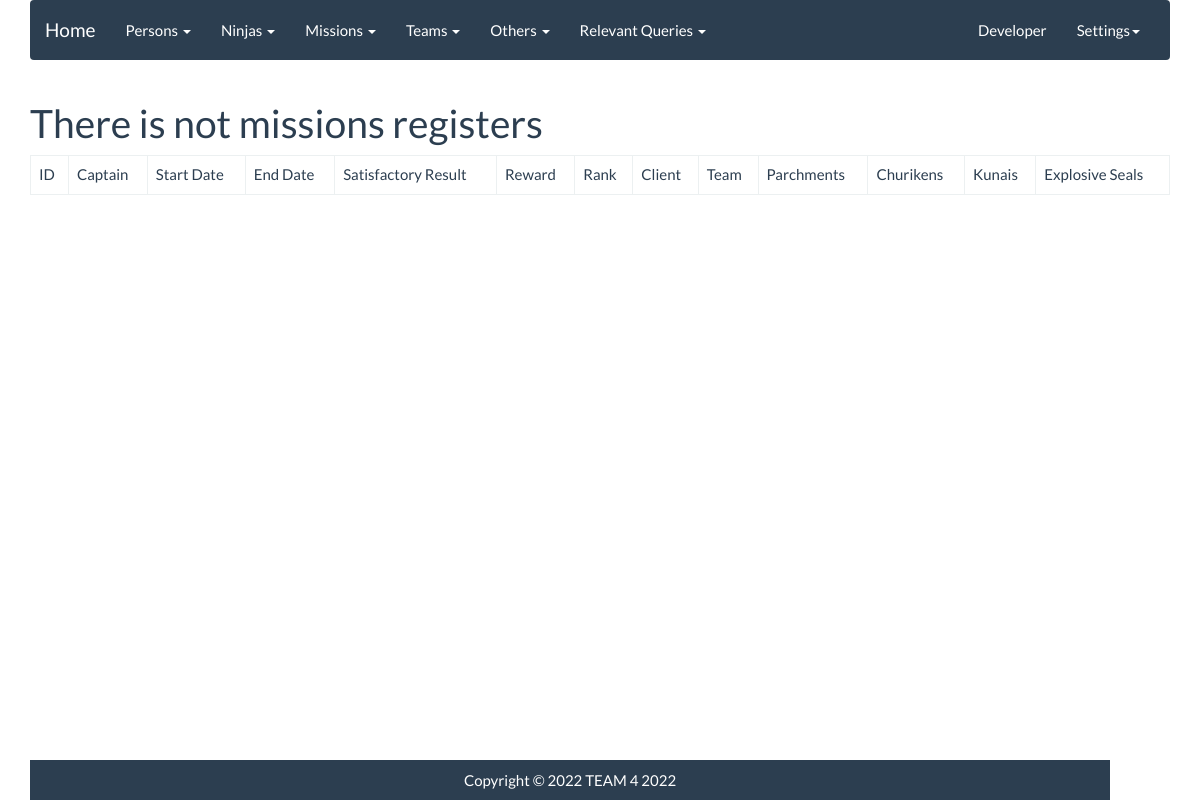
Page /village/missions/mission on the earlier database version.
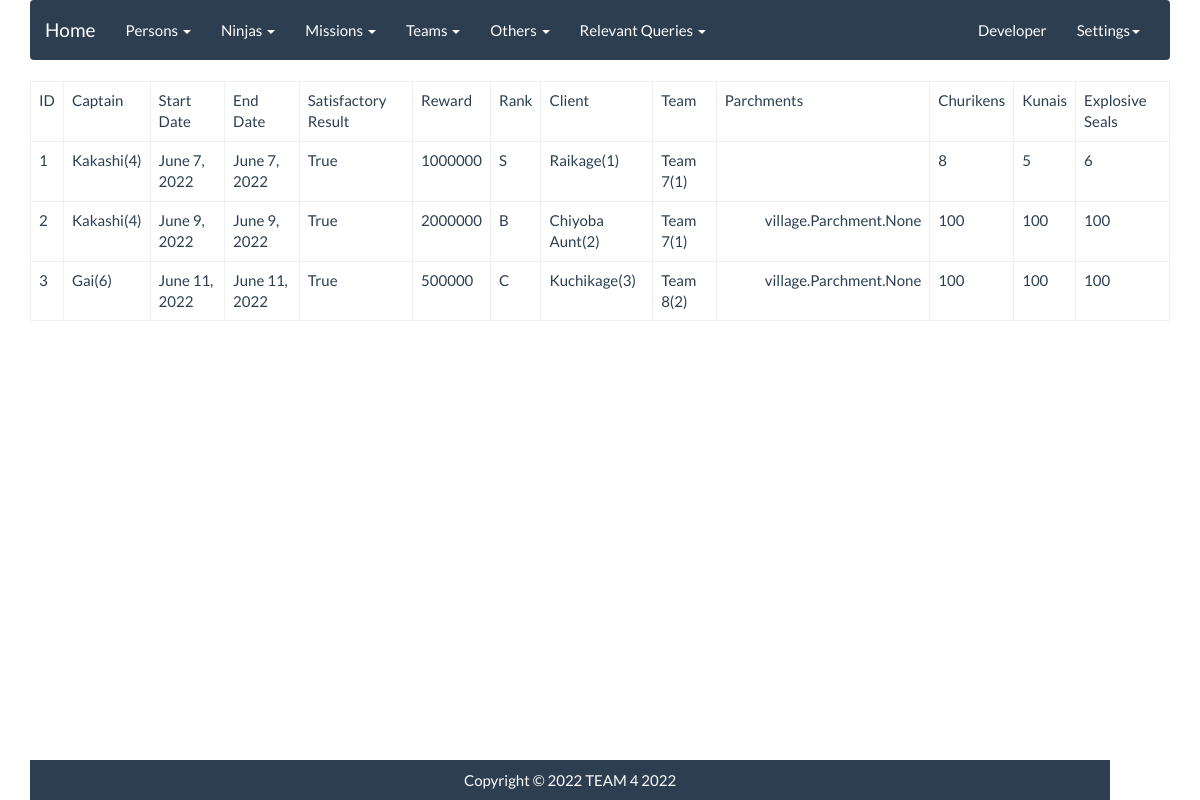
Same page on the later database version.
### village/models.py (models this page shows, shortened)
class Mission(models.Model):
    captain = models.ForeignKey(Jounin, null=False, blank=False, on_delete=models.CASCADE)
    i_date = models.DateField()
    f_date = models.DateField()
    satisfactory_result = models.BooleanField()
    reward_yens = models.IntegerField(validators=[yen_validator])
    rank_m = models.CharField(max_length=1, validators=[rank_validator])
    client = models.ForeignKey(Client, null=False, blank=False, on_delete=models.CASCADE)
    team = models.ForeignKey(Team, null=False, blank=False, on_delete=models.CASCADE)
    parchments = models.ManyToManyField(Parchment, blank=True)
    churikens_amount = models.IntegerField(validators=[amount_validator])
    kunais_amount = models.IntegerField(validators=[amount_validator])
    explosive_seals_amount = models.IntegerField(validators=[amount_validator])

class Jounin(models.Model):
    ninja = models.OneToOneField(Ninja, primary_key=True, null=False, blank=False, on_delete=models.CASCADE)
    jounin_exam_grade = models.IntegerField(validators=[exam_grade_validator]) #Asumimos en base a 100
    j_date = models.DateField()
    rank = 'jounin'
    def __str__(self):
        return self.ninja.person.name_p + '({0})'.format(self.ninja.person.id)

class Ninja(models.Model):
    person = models.OneToOneField(Person, primary_key=True, null=False, blank=False, on_delete=models.CASCADE)
    nickname = models.CharField(max_length=20, blank=True)
    max_chakra_amount = models.IntegerField(validators=[ninja_chakra_validator])
    techniques = models.ManyToManyField(Technique)
    invocations = models.ManyToManyField(Invocation, blank=True)

class Person(models.Model):
    name_p = models.CharField(max_length=30)
    gender = models.CharField(max_length=1, validators=[person_gender_validator]) #M o F
    clan = models.CharField(max_length=30)
    date_of_birth = models.DateField()
    age = models.IntegerField()

class Client(models.Model):
    name_c = models.CharField(max_length=30)
    country = models.CharField(max_length=30)
    def __str__(self):
        return self.name_c + '({0})'.format(self.id)

class Team(models.Model):
    name_t = models.CharField(max_length=30)
    medical_ninja = models.OneToOneField(MedicalNinja, null=False, blank=False, on_delete=models.CASCADE)
    members = models.ManyToManyField(Ninja, blank=False)
    def __str__(self):
        return self.name_t + '({0})'.format(self.id)

### village/views.py (the view)
# urls.py: path('missions/mission', views.MissionList.as_view(), name='mission'),
class MissionList(ListView):
    ordering = ['id']
    model = Mission
    template_name = 'missions/mission.html'
    paginate_by = 5

### templates/missions/mission.html (shortened to what this page needs)
{% extends 'base/base.html' %}
{% block content %}
<table class="table table-bordered">
	<thead>
		<tr>
			<td>ID</td>
			<td>Captain</td>
			<td>Start Date</td>
			<td>End Date</td>
			<td>Satisfactory Result</td>
			<td>Reward</td>
			<td>Rank</td>
			<td>Client</td>
			<td>Team</td>
			<td>Parchments</td>
			<td>Churikens</td>
			<td>Kunais</td>
			<td>Explosive Seals</td>
		</tr>
	</thead>
	<tbody>
		{% if object_list %}
		{% for object in object_list %}
		<tr>
			<td>{{ object.id }}</td>
			<td>{{ object.captain }}</td>
			<td>{{ object.i_date }}</td>
			<td>{{ object.f_date }}</td>
			<td>{{ object.satisfactory_result }}</td>
			<td>{{ object.reward_yens }}</td>
			<td>{{ object.rank_m }}</td>
			<td>{{ object.client }}</td>
			<td>{{ object.team }}</td>
			<td>
				{%for p in object.parchments.all%}
					<ul>{{ object.parchments }}</ul>
				{% endfor %}
			</td>
			<td>{{ object.churikens_amount }}</td>
			<td>{{ object.kunais_amount }}</td>
			<td>{{ object.explosive_seals_amount }}</td>
		</tr>
		{% endfor %}
		{% else %}
		<h1>There is not missions registers</h1>
		{% endif %}
	</tbody>
</table>
{% endblock%}

Differences in the rows shown:
added Mission: id "1", captain "Kakashi(4)", i_date "June 7, 2022", f_date "June 7, 2022", satisfactory_result "True", reward_yens "1000000", rank_m "S", client "Raikage(1)", team "Team 7(1)", churikens_amount "8", kunais_amount "5", explosive_seals_amount "6"
added Mission: id "2", captain "Kakashi(4)", i_date "June 9, 2022", f_date "June 9, 2022", satisfactory_result "True", reward_yens "2000000", rank_m "B", client "Chiyoba Aunt(2)", team "Team 7(1)", parchments "village.Parchment.None", churikens_amount "100", kunais_amount "100", explosive_seals_amount "100"
added Mission: id "3", captain "Gai(6)", i_date "June 11, 2022", f_date "June 11, 2022", satisfactory_result "True", reward_yens "500000", rank_m "C", client "Kuchikage(3)", team "Team 8(2)", parchments "village.Parchment.None", churikens_amount "100", kunais_amount "100", explosive_seals_amount "100"
Other differences:
text no longer shown: "There is not missions registers"
